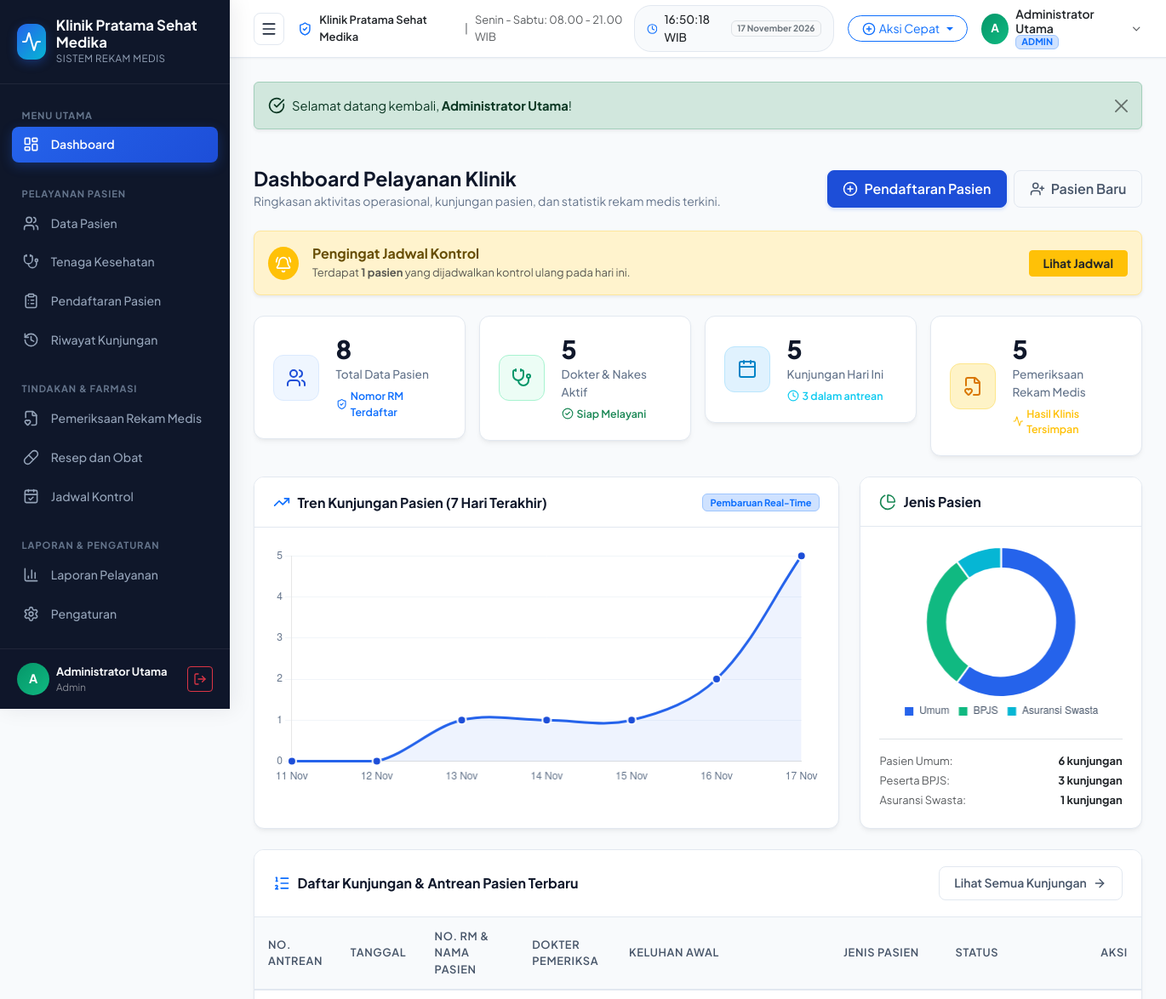
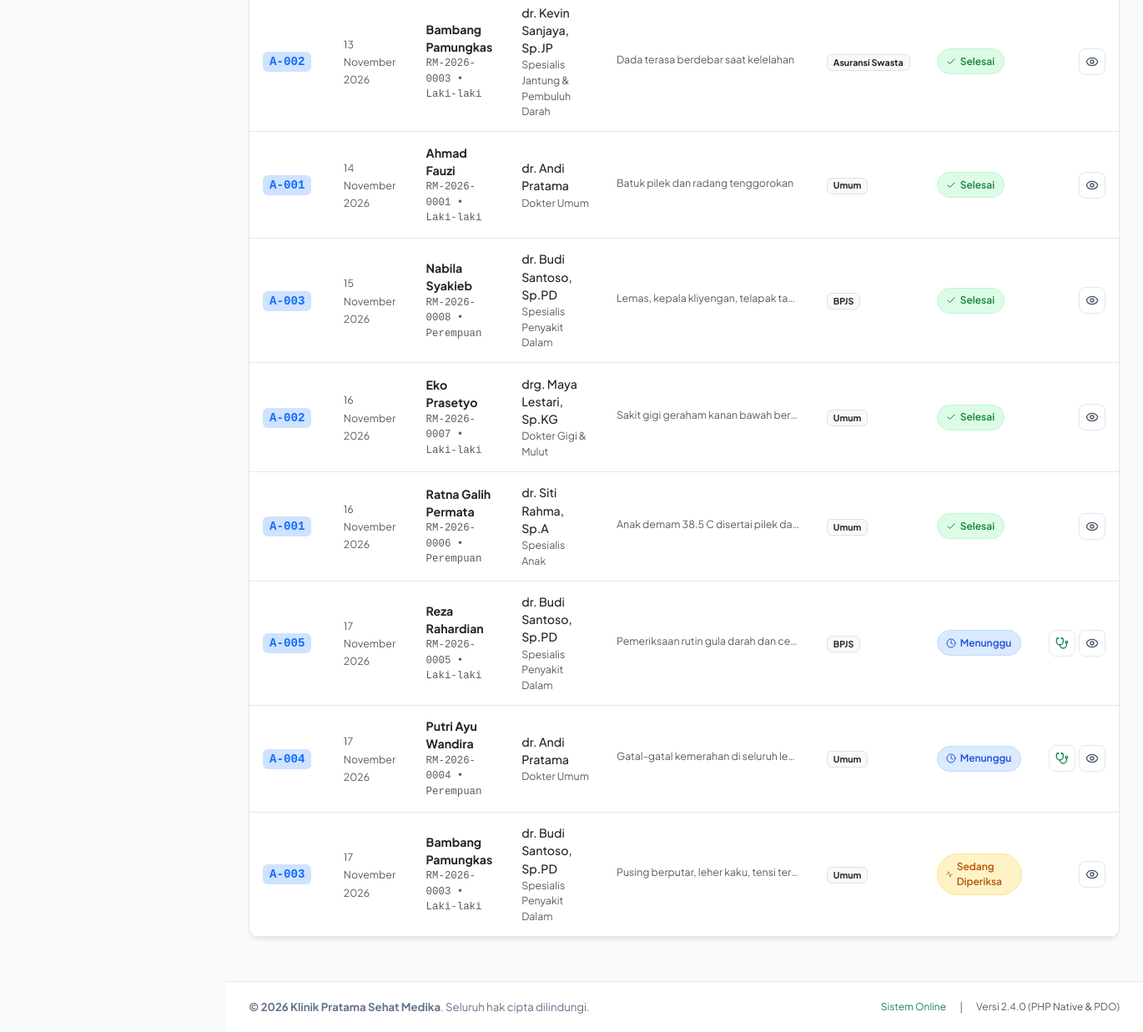
/pages/dashboard.php (signed in), run on the app's committed database (2 pictures, top to bottom).
### tables this page shows
CREATE TABLE `pengaturan_klinik` (
  `id` INT PRIMARY KEY,
  `nama_klinik` VARCHAR(150) NOT NULL,
  `slogan` VARCHAR(255) DEFAULT 'Melayani dengan Sepenuh Hati dan Profesional',
  `alamat_klinik` TEXT NOT NULL,
  `no_telepon` VARCHAR(30) NOT NULL,
  `email_klinik` VARCHAR(100) NOT NULL,
  `website` VARCHAR(100) DEFAULT 'www.klinikmedika.com',
  `pimpinan_klinik` VARCHAR(100) NOT NULL,
  `jam_operasional` VARCHAR(150) DEFAULT 'Senin - Sabtu: 08.00 - 21.00 WIB',
  `logo` VARCHAR(255) DEFAULT 'logo-klinik.png'
);

CREATE TABLE `users` (
  `id` INT AUTO_INCREMENT PRIMARY KEY,
  `username` VARCHAR(50) NOT NULL UNIQUE,
  `password` VARCHAR(255) NOT NULL,
  `nama_lengkap` VARCHAR(100) NOT NULL,
  `role` ENUM('admin', 'dokter', 'petugas') NOT NULL DEFAULT 'admin',
  `email` VARCHAR(100) DEFAULT NULL,
  `foto` VARCHAR(255) DEFAULT 'default-avatar.png',
  `created_at` DATETIME DEFAULT CURRENT_TIMESTAMP,
  `updated_at` DATETIME DEFAULT CURRENT_TIMESTAMP ON UPDATE CURRENT_TIMESTAMP
);

CREATE TABLE `pendaftaran` (
  `id` INT AUTO_INCREMENT PRIMARY KEY,
  `nomor_antrean` VARCHAR(20) NOT NULL,
  `id_pasien` INT NOT NULL,
  `id_dokter` INT NOT NULL,
  `tanggal_kunjungan` DATE NOT NULL,
  `keluhan_awal` TEXT DEFAULT NULL,
  `jenis_pasien` ENUM('Umum', 'BPJS', 'Asuransi Swasta') NOT NULL DEFAULT 'Umum',
  `status` ENUM('Menunggu', 'Diperiksa', 'Selesai', 'Dibatalkan') NOT NULL DEFAULT 'Menunggu',
  `created_at` DATETIME DEFAULT CURRENT_TIMESTAMP,
  INDEX (`tanggal_kunjungan`),
  INDEX (`status`),
  CONSTRAINT `fk_pendaftaran_pasien` FOREIGN KEY (`id_pasien`) REFERENCES `pasien` (`id`) ON DELETE CASCADE,
  CONSTRAINT `fk_pendaftaran_dokter` FOREIGN KEY (`id_dokter`) REFERENCES `dokter` (`id`) ON DELETE RESTRICT
);

CREATE TABLE `pasien` (
  `id` INT AUTO_INCREMENT PRIMARY KEY,
  `nomor_rm` VARCHAR(20) NOT NULL UNIQUE,
  `nik` VARCHAR(20) NOT NULL,
  `nama_pasien` VARCHAR(100) NOT NULL,
  `jenis_kelamin` ENUM('Laki-laki', 'Perempuan') NOT NULL,
  `tempat_lahir` VARCHAR(50) DEFAULT NULL,
  `tanggal_lahir` DATE NOT NULL,
  `alamat` TEXT NOT NULL,
  `no_telepon` VARCHAR(25) NOT NULL,
  `gol_darah` ENUM('A', 'B', 'AB', 'O', '-') DEFAULT '-',
  `alergi` VARCHAR(255) DEFAULT 'Tidak Ada',
  `created_at` DATETIME DEFAULT CURRENT_TIMESTAMP,
  `updated_at` DATETIME DEFAULT CURRENT_TIMESTAMP ON UPDATE CURRENT_TIMESTAMP
);

CREATE TABLE `dokter` (
  `id` INT AUTO_INCREMENT PRIMARY KEY,
  `nip` VARCHAR(30) NOT NULL UNIQUE,
  `nama_dokter` VARCHAR(100) NOT NULL,
  `spesialisasi` VARCHAR(100) NOT NULL,
  `no_telepon` VARCHAR(25) NOT NULL,
  `email` VARCHAR(100) DEFAULT NULL,
  `jadwal_praktek` VARCHAR(255) NOT NULL,
  `status` ENUM('Aktif', 'Cuti', 'Nonaktif') NOT NULL DEFAULT 'Aktif',
  `created_at` DATETIME DEFAULT CURRENT_TIMESTAMP,
  `updated_at` DATETIME DEFAULT CURRENT_TIMESTAMP ON UPDATE CURRENT_TIMESTAMP
);

### pages/dashboard.php (the view, shortened to what the rows shown need)
<?php
require_once __DIR__ . '/../includes/header.php';
$grafik_labels = [];
$grafik_data = [];
for ($i = 6; $i >= 0; $i--) {
    $tgl = date('Y-m-d', strtotime("-{$i} days"));
    $stmt = $pdo->prepare("SELECT COUNT(*) FROM pendaftaran WHERE tanggal_kunjungan = ?");
    $stmt->execute([$tgl]);
    $count = $stmt->fetchColumn();
    $grafik_labels[] = date('d M', strtotime($tgl));
    $grafik_data[] = (int)$count;
}
$jenis_umum = $pdo->query("SELECT COUNT(*) FROM pendaftaran WHERE jenis_pasien = 'Umum'")->fetchColumn();
$jenis_bpjs = $pdo->query("SELECT COUNT(*) FROM pendaftaran WHERE jenis_pasien = 'BPJS'")->fetchColumn();
$jenis_asuransi = $pdo->query("SELECT COUNT(*) FROM pendaftaran WHERE jenis_pasien = 'Asuransi Swasta'")->fetchColumn();
$stmt_terbaru = $pdo->query("
    SELECT p.*, pas.nomor_rm, pas.nama_pasien, pas.jenis_kelamin, d.nama_dokter, d.spesialisasi
    FROM pendaftaran p
    JOIN pasien pas ON p.id_pasien = pas.id
    JOIN dokter d ON p.id_dokter = d.id
    ORDER BY p.id DESC
    LIMIT 8
");
$kunjungan_terbaru = $stmt_terbaru->fetchAll();
?>
<div class="page-header">
  <div>
    <h2 class="page-title">Dashboard Pelayanan Klinik</h2>
  </div>
</div>
<div class="card-custom mb-4">
  <div class="table-responsive">
    <table class="table-custom">
      <thead>
        <tr>
          <th>No. Antrean</th>
          <th>Tanggal</th>
          <th>No. RM & Nama Pasien</th>
          <th>Dokter Pemeriksa</th>
          <th>Keluhan Awal</th>
          <th>Jenis Pasien</th>
          <th>Status</th>
          <th class="text-end">Aksi</th>
        </tr>
      </thead>
      <tbody>
        <?php if (!empty($kunjungan_terbaru)): ?>
          <?php foreach ($kunjungan_terbaru as $k): ?>
            <tr>
              <td>
                <span class="fw-bold text-primary font-monospace bg-primary-subtle px-2 py-1 rounded">
                  <?= e($k['nomor_antrean']); ?>
                </span>
              </td>
              <td>
                <span class="small text-muted"><?= format_date_id($k['tanggal_kunjungan']); ?></span>
              </td>
              <td>
                <div class="fw-bold text-dark"><?= e($k['nama_pasien']); ?></div>
                <div class="small text-muted font-monospace"><?= e($k['nomor_rm']); ?> &bull; <?= e($k['jenis_kelamin']); ?></div>
              </td>
              <td>
                <div class="fw-medium text-dark"><?= e($k['nama_dokter']); ?></div>
                <div class="small text-muted"><?= e($k['spesialisasi']); ?></div>
              </td>
              <td>
                <span class="small text-muted text-truncate d-inline-block" style="max-width: 220px;" title="<?= e($k['keluhan_awal']); ?>">
                  <?= e($k['keluhan_awal'] ?: '-'); ?>
                </span>
              </td>
              <td>
                <span class="badge bg-light text-dark border">
                  <?= e($k['jenis_pasien']); ?>
                </span>
              </td>
              <td>
                <?php if ($k['status'] === 'Selesai'): ?>
                  <span class="badge-custom badge-success-soft">
                    <i data-lucide="check" style="width:12px;height:12px;"></i> Selesai
                  </span>
                <?php elseif ($k['status'] === 'Diperiksa'): ?>
                  <span class="badge-custom badge-warning-soft">
                    <i data-lucide="activity" style="width:12px;height:12px;"></i> Sedang Diperiksa
                  </span>
                <?php elseif ($k['status'] === 'Menunggu'): ?>
                  <span class="badge-custom badge-primary-soft">
                    <i data-lucide="clock" style="width:12px;height:12px;"></i> Menunggu
                  </span>
                <?php else: ?>
                  <span class="badge-custom badge-danger-soft">
                    <i data-lucide="x" style="width:12px;height:12px;"></i> Dibatalkan
                  </span>
                <?php endif; ?>
              </td>
              <td class="text-end">
                <div class="d-inline-flex gap-1">
                  <?php if ($k['status'] === 'Menunggu'): ?>
                    <a href="<?= base_url('pages/pemeriksaan.php?id_pendaftaran=' . $k['id']); ?>" class="btn-action-icon text-success" title="Periksa Pasien">
                      <i data-lucide="stethoscope" style="width:16px;height:16px;"></i>
                    </a>
                  <?php endif; ?>
                  <a href="<?= base_url('pages/kunjungan.php?id=' . $k['id']); ?>" class="btn-action-icon" title="Detail Kunjungan">
                    <i data-lucide="eye" style="width:16px;height:16px;"></i>
                  </a>
                </div>
              </td>
            </tr>
          <?php endforeach; ?>
        <?php else: ?>
          <tr>
            <td colspan="8" class="text-center py-4 text-muted">Belum ada data kunjungan pasien.</td>
          </tr>
        <?php endif; ?>
      </tbody>
    </table>
  </div>
</div>
<script>
document.addEventListener('DOMContentLoaded', function () {
  // 1. Inisialisasi Grafik Garis Kunjungan
  const ctxKunjungan = document.getElementById('chartKunjungan');
  if (ctxKunjungan) {
    new Chart(ctxKunjungan, {
      type: 'line',
      data: {
        labels: <?= json_encode($grafik_labels); ?>,
        datasets: [{
          label: 'Jumlah Pasien',
          data: <?= json_encode($grafik_data); ?>,
          borderColor: '#2563eb',
          backgroundColor: 'rgba(37, 99, 235, 0.08)',
          borderWidth: 3,
          pointBackgroundColor: '#1d4ed8',
          pointBorderColor: '#ffffff',
          pointBorderWidth: 2,
          pointRadius: 5,
          pointHoverRadius: 7,
          tension: 0.35,
          fill: true
        }]
      },
      options: {
        responsive: true,
        maintainAspectRatio: false,
        plugins: {
          legend: { display: false },
          tooltip: {
            backgroundColor: '#0f172a',
            padding: 10,
            titleFont: { size: 13 },
            bodyFont: { size: 12 },
            cornerRadius: 8
          }
        },
        scales: {
          y: {
            beginAtZero: true,
            ticks: { precision: 0, color: '#64748b' },
            grid: { color: '#f1f5f9' }
          },
          x: {
            ticks: { color: '#64748b' },
            grid: { display: false }
          }
        }
      }
    });
  }
  // 2. Inisialisasi Grafik Doughnut Jenis Pasien
  const ctxJenis = document.getElementById('chartJenisPasien');
  if (ctxJenis) {
    new Chart(ctxJenis, {
      type: 'doughnut',
      data: {
        labels: ['Umum', 'BPJS', 'Asuransi Swasta'],
        datasets: [{
          data: [<?= (int)$jenis_umum; ?>, <?= (int)$jenis_bpjs; ?>, <?= (int)$jenis_asuransi; ?>],
          backgroundColor: ['#2563eb', '#10b981', '#06b6d4'],
          hoverOffset: 4,
          borderWidth: 2,
          borderColor: '#ffffff'
        }]
      },
      options: {
        responsive: true,
        maintainAspectRatio: false,
        plugins: {
          legend: {
            position: 'bottom',
            labels: { boxWidth: 12, font: { size: 12 }, color: '#475569' }
          }
        },
        cutout: '72%'
      }
    });
  }
});
</script>
<?php require_once __DIR__ . '/../includes/footer.php'; ?>

### includes/sidebar.php (shortened to what the rows shown need)
<aside class="app-sidebar" id="appSidebar">
  <div class="sidebar-header">
    <div class="d-flex flex-column">
      <span class="sidebar-brand-title"><?= e($clinic['nama_klinik']); ?></span>
      <span class="sidebar-brand-subtitle">Sistem Rekam Medis</span>
    </div>
  </div>
  <div class="sidebar-footer">
    <div class="d-flex align-items-center justify-content-between">
      <div class="d-flex align-items-center gap-2 overflow-hidden">
        <div class="user-avatar">
          <?= strtoupper(substr($user_active['nama_lengkap'] ?? 'U', 0, 1)); ?>
        </div>
        <div class="d-flex flex-column text-truncate" style="max-width: 140px;">
          <span class="text-light small fw-bold text-truncate"><?= e($user_active['nama_lengkap'] ?? 'User'); ?></span>
          <span class="text-white-50 text-capitalize" style="font-size:0.725rem;"><?= e($user_active['role'] ?? 'Petugas'); ?></span>
        </div>
      </div>
    </div>
  </div>
</aside>

### includes/navbar.php (shortened to what the rows shown need)
<header class="app-navbar">
  <div class="d-flex align-items-center gap-3">
    <div class="d-none d-md-flex align-items-center gap-2 text-muted small">
      <i data-lucide="shield-check" class="text-primary" style="width:18px;height:18px;"></i>
      <span class="fw-semibold text-dark"><?= e($clinic['nama_klinik']); ?></span>
      <span class="text-secondary-subtle">|</span>
      <span><?= e($clinic['jam_operasional']); ?></span>
    </div>
  </div>
  <div class="d-flex align-items-center gap-3">
    <div class="dropdown">
      <button class="btn p-0 border-0 d-flex align-items-center gap-2" type="button" data-bs-toggle="dropdown" aria-expanded="false">
        <div class="user-avatar" style="width:36px;height:36px;font-size:0.85rem;">
          <?= strtoupper(substr($user_active['nama_lengkap'] ?? 'U', 0, 1)); ?>
        </div>
        <div class="d-none d-sm-flex flex-column text-start">
          <span class="fw-semibold text-dark small" style="line-height:1.2;"><?= e($user_active['nama_lengkap'] ?? 'User'); ?></span>
          <span class="badge bg-primary-subtle text-primary border border-primary-subtle" style="font-size:0.68rem;padding:2px 6px;width:fit-content;">
            <?= strtoupper(e($user_active['role'] ?? 'Petugas')); ?>
          </span>
        </div>
        <i data-lucide="chevron-down" class="text-muted" style="width:16px;height:16px;"></i>
      </button>
    </div>
  </div>
</header>

### includes/footer.php (shortened to what the rows shown need)
    </main>
    <footer class="app-footer">
      <div>
        <strong>&copy; <?= date('Y'); ?> <?= e($clinic['nama_klinik']); ?></strong>. Seluruh hak cipta dilindungi.
      </div>
    </footer>
  </div>
</div>
</body>
</html>

### data on the page
pengaturan_klinik: nama_klinik "Klinik Pratama Sehat Medika", jam_operasional "Senin - Sabtu: 08.00 - 21.00 WIB"
users: nama_lengkap "A", nama_lengkap "Administrator Utama", role "Admin", role "ADMIN"
pendaftaran: nomor_antrean "A-002", tanggal_kunjungan "13 November 2026", id_pasien.nama_pasien "Bambang Pamungkas", id_pasien.nomor_rm "RM-2026-0003", id_pasien.jenis_kelamin "Laki-laki", id_dokter.nama_dokter "dr. Kevin Sanjaya, Sp.JP", id_dokter.spesialisasi "Spesialis Jantung & Pembuluh Darah", keluhan_awal "Dada terasa berdebar saat kelelahan", jenis_pasien "Asuransi Swasta", status "Selesai" (drawn)
pendaftaran: nomor_antrean "A-001", tanggal_kunjungan "14 November 2026", id_pasien.nama_pasien "Ahmad Fauzi", id_pasien.nomor_rm "RM-2026-0001", id_pasien.jenis_kelamin "Laki-laki", id_dokter.nama_dokter "dr. Andi Pratama", id_dokter.spesialisasi "Dokter Umum", keluhan_awal "Batuk pilek dan radang tenggorokan", jenis_pasien "Umum", status "Selesai" (drawn)
pendaftaran: nomor_antrean "A-003", tanggal_kunjungan "15 November 2026", id_pasien.nama_pasien "Nabila Syakieb", id_pasien.nomor_rm "RM-2026-0008", id_pasien.jenis_kelamin "Perempuan", id_dokter.nama_dokter "dr. Budi Santoso, Sp.PD", id_dokter.spesialisasi "Spesialis Penyakit Dalam", keluhan_awal "Lemas, kepala kliyengan, telapak ta…", jenis_pasien "BPJS", status "Selesai" (drawn)
pendaftaran: nomor_antrean "A-002", tanggal_kunjungan "16 November 2026", id_pasien.nama_pasien "Eko Prasetyo", id_pasien.nomor_rm "RM-2026-0007", id_pasien.jenis_kelamin "Laki-laki", id_dokter.nama_dokter "drg. Maya Lestari, Sp.KG", id_dokter.spesialisasi "Dokter Gigi & Mulut", keluhan_awal "Sakit gigi geraham kanan bawah ber…", jenis_pasien "Umum", status "Selesai" (drawn)
pendaftaran: nomor_antrean "A-001", tanggal_kunjungan "16 November 2026", id_pasien.nama_pasien "Ratna Galih Permata", id_pasien.nomor_rm "RM-2026-0006", id_pasien.jenis_kelamin "Perempuan", id_dokter.nama_dokter "dr. Siti Rahma, Sp.A", id_dokter.spesialisasi "Spesialis Anak", keluhan_awal "Anak demam 38.5 C disertai pilek da…", jenis_pasien "Umum", status "Selesai" (drawn)
pendaftaran: nomor_antrean "A-005", tanggal_kunjungan "17 November 2026", id_pasien.nama_pasien "Reza Rahardian", id_pasien.nomor_rm "RM-2026-0005", id_pasien.jenis_kelamin "Laki-laki", id_dokter.nama_dokter "dr. Budi Santoso, Sp.PD", id_dokter.spesialisasi "Spesialis Penyakit Dalam", keluhan_awal "Pemeriksaan rutin gula darah dan ce…", jenis_pasien "BPJS", status "Menunggu" (drawn)
pendaftaran: nomor_antrean "A-004", tanggal_kunjungan "17 November 2026", id_pasien.nama_pasien "Putri Ayu Wandira", id_pasien.nomor_rm "RM-2026-0004", id_pasien.jenis_kelamin "Perempuan", id_dokter.nama_dokter "dr. Andi Pratama", id_dokter.spesialisasi "Dokter Umum", keluhan_awal "Gatal-gatal kemerahan di seluruh le…", jenis_pasien "Umum", status "Menunggu" (drawn)
pendaftaran: nomor_antrean "A-003", tanggal_kunjungan "17 November 2026", id_pasien.nama_pasien "Bambang Pamungkas", id_pasien.nomor_rm "RM-2026-0003", id_pasien.jenis_kelamin "Laki-laki", id_dokter.nama_dokter "dr. Budi Santoso, Sp.PD", id_dokter.spesialisasi "Spesialis Penyakit Dalam", keluhan_awal "Pusing berputar, leher kaku, tensi ter…", jenis_pasien "Umum", status "Diperiksa" (drawn)

### other printed values
$flash['message'] "Selamat datang kembali, Administrator Utama !"
$kontrol_hari_ini "1"
$total_pasien "8"
$total_dokter "5"
$kunjungan_hari_ini "5"
$antrean_aktif "3"
$total_pemeriksaan "5"
$jenis_umum "6"
$jenis_bpjs "3"
$jenis_asuransi "1"
chart data {{ json_encode($grafik_data) }} [0,0,1,1,1,2,5]
chart data {{ $jenis_umum }} 6
chart data {{ $jenis_bpjs }} 3
